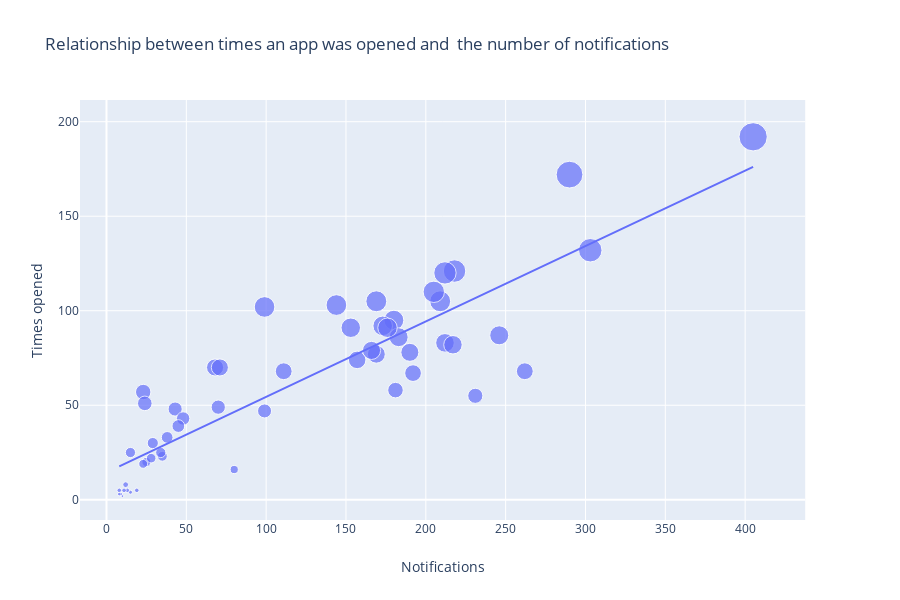

The notebook cell saved with this chart:
### Code cell
# is there a relationship between the number of times each app was opened and the number of notifications?

plot5=px.scatter(data,
                x='Notifications',
                y='Times opened',
                size='Times opened',
                trendline='ols',
                title='Relationship between times an app was opened and  the number of notifications')

plot5.show('png')

### Figure 1 — Plotly figure (JSON) as saved in the notebook; plotly's stock layout.template omitted (floating-point values rounded to 4 significant figures)
{"data": [{"hoverlabel": {"namelength": 0}, "hovertemplate": "Notifications=%{x}<br>Times opened=%{marker.size}", "legendgroup": "", "marker": {"color": "#636efa", "size": [49, 48, 55, 23, 5, 20, 57, 22, 25, 30, 51, 25, 19, 43, 70, 70, 95, 102, 39, 2, 4, 5, 3, 5, 3, 5, 8, 105, 68, 86, 74, 87, 77, 47, 103, 16, 33, 121, 110, 83, 82, 192, 79, 92, 172, 91, 67, 58, 91, 120, 132, 105, 78, 68], "sizemode": "area", "sizeref": 0.48, "symbol": "circle"}, "mode": "markers", "name": "", "showlegend": false, "type": "scatter", "x": [70, 43, 231, 35, 19, 25, 23, 28, 15, 29, 24, 34, 23, 48, 68, 71, 180, 99, 45, 10, 15, 13, 9, 8, 8, 11, 12, 209, 111, 183, 157, 246, 169, 99, 144, 80, 38, 218, 205, 212, 217, 405, 166, 173, 290, 153, 192, 181, 176, 212, 303, 169, 190, 262], "xaxis": "x", "y": [49, 48, 55, 23, 5, 20, 57, 22, 25, 30, 51, 25, 19, 43, 70, 70, 95, 102, 39, 2, 4, 5, 3, 5, 3, 5, 8, 105, 68, 86, 74, 87, 77, 47, 103, 16, 33, 121, 110, 83, 82, 192, 79, 92, 172, 91, 67, 58, 91, 120, 132, 105, 78, 68], "yaxis": "y"}, {"hoverlabel": {"namelength": 0}, "hovertemplate": "<b>OLS trendline</b><br>Times opened = 0.398969 * Notifications + 14.521324<br>R<sup>2</sup>=0.779659<br><br>Notifications=%{x}<br>Times opened=%{y} <b>(trend)</b>", "legendgroup": "", "marker": {"color": "#636efa", "symbol": "circle"}, "mode": "lines", "name": "", "showlegend": false, "type": "scatter", "x": [8, 8, 9, 10, 11, 12, 13, 15, 15, 19, 23, 23, 24, 25, 28, 29, 34, 35, 38, 43, 45, 48, 68, 70, 71, 80, 99, 99, 111, 144, 153, 157, 166, 169, 169, 173, 176, 180, 181, 183, 190, 192, 205, 209, 212, 212, 217, 218, 231, 246, 262, 290, 303, 405], "xaxis": "x", "y": [17.71, 17.71, 18.11, 18.51, 18.91, 19.31, 19.71, 20.51, 20.51, 22.1, 23.7, 23.7, 24.1, 24.5, 25.69, 26.09, 28.09, 28.49, 29.68, 31.68, 32.47, 33.67, 41.65, 42.45, 42.85, 46.44, 54.02, 54.02, 58.81, 71.97, 75.56, 77.16, 80.75, 81.95, 81.95, 83.54, 84.74, 86.34, 86.73, 87.53, 90.33, 91.12, 96.31, 97.91, 99.1, 99.1, 101.1, 101.5, 106.7, 112.7, 119.1, 130.2, 135.4, 176.1], "yaxis": "y"}], "layout": {"height": 600, "legend": {"itemsizing": "constant", "tracegroupgap": 0}, "title": {"text": "Relationship between times an app was opened and  the number of notifications"}, "xaxis": {"anchor": "y", "domain": [0, 0.98], "title": {"text": "Notifications"}}, "yaxis": {"anchor": "x", "domain": [0, 1], "title": {"text": "Times opened"}}}}
